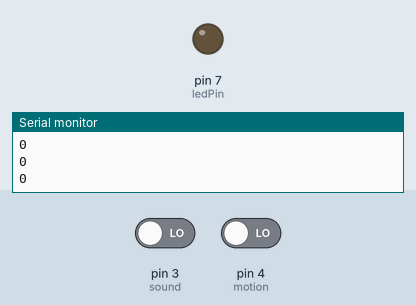
Bench run of a sketch on a simulated Arduino Uno, built with avr-gcc and run on an emulated ATmega328P. Shown: output pins drawn as LEDs (lit = HIGH), the last lines printed to the serial monitor. The test bench sets the inputs (shaded band); at power-on: pin 3 (sound) LOW, pin 4 (motion) LOW.

Above: at 1.2 s.
1.3 s: pin 3 (sound) driven HIGH and pin 4 (motion) driven HIGH
At 2.0 s:
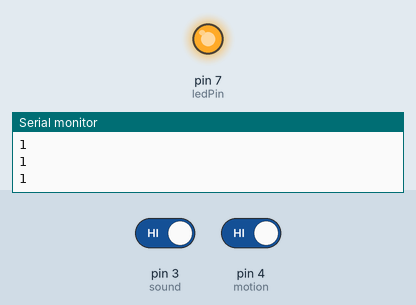
2.8 s: pin 3 (sound) driven LOW
At 3.2 s:
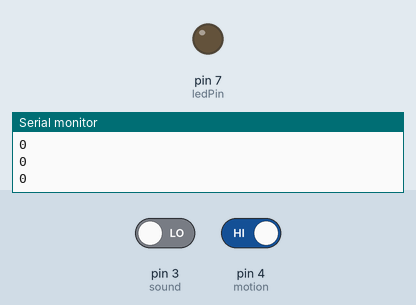
4.3 s: pin 3 (sound) driven HIGH
At 5.6 s:
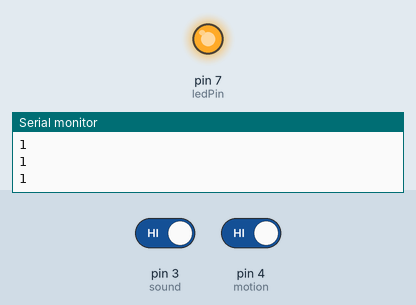
Timing chart, 0 to 7.3 s (numbered marks = the images above; inputs shaded):
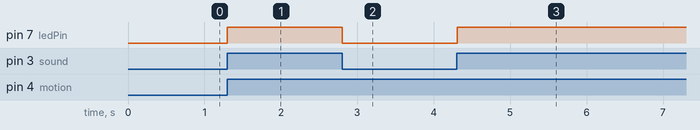

The sketch:

baby_monitor.ino
```cpp
int pushButton = 8;
int sound=3,motion=4;
int ledPin=7;

void setup() {
  Serial.begin(9600);
  pinMode(sound,INPUT);
  pinMode(motion,INPUT);
  pinMode(ledPin,OUTPUT);
  digitalWrite(ledPin,LOW);
}
int soundState,motionState;

void loop() {
  soundState = digitalRead(sound);
  motionState = digitalRead(motion);

  if((soundState == 1)&&(motionState == 1))
    digitalWrite(ledPin,HIGH);
  else
    digitalWrite(ledPin,LOW);
  Serial.println((soundState == 1)&&(motionState == 1));
  //Serial.print("Sound ");Serial.print(soundState);
  //Serial.print("\tMotion ");Serial.println(motionState);
  delay(100);

}
```

Measured:
- after the input at 1.3 s, pin 7 (ledPin): LOW → HIGH at once
- after the input at 2.8 s, pin 7 (ledPin): HIGH → LOW at once
- after the input at 4.3 s, pin 7 (ledPin): LOW → HIGH at once
